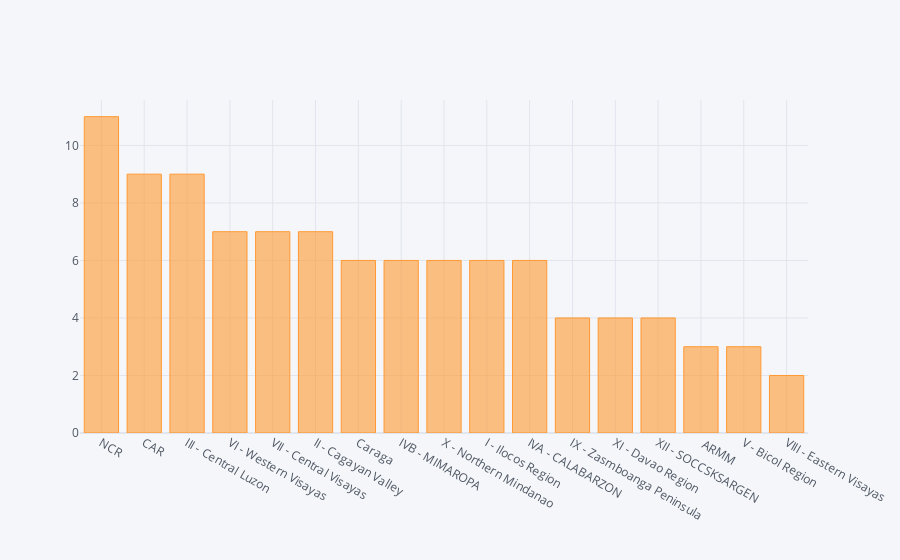

Write notebook code for a chart like this one.
### Markdown cell above
A maior parte das pessoas amostradas são provenientes da região de Calabarzon, maior região das Filipinas, região de base agrícola.

### Code cell
var_categ['Region'].value_counts().iplot(kind='bar')

### Figure 1 — Plotly figure (JSON) as saved in the notebook; plotly's stock layout.template omitted (floating-point values rounded to 4 significant figures)
{"data": [{"marker": {"color": "rgba(255, 153, 51, 0.6)", "line": {"color": "rgba(255, 153, 51, 1.0)", "width": 1}}, "name": "Region", "orientation": "v", "text": "", "type": "bar", "x": ["NCR", "CAR", "III - Central Luzon", "VI - Western Visayas", "VII - Central Visayas", "II - Cagayan Valley", "Caraga", "IVB - MIMAROPA", "X - Northern Mindanao", "I - Ilocos Region", "IVA - CALABARZON", "IX - Zasmboanga Peninsula", "XI - Davao Region", "XII - SOCCSKSARGEN", " ARMM", "V - Bicol Region", "VIII - Eastern Visayas"], "y": [11, 9, 9, 7, 7, 7, 6, 6, 6, 6, 6, 4, 4, 4, 3, 3, 2]}], "layout": {"legend": {"bgcolor": "#F5F6F9", "font": {"color": "#4D5663"}}, "paper_bgcolor": "#F5F6F9", "plot_bgcolor": "#F5F6F9", "title": {"font": {"color": "#4D5663"}}, "xaxis": {"gridcolor": "#E1E5ED", "showgrid": true, "tickfont": {"color": "#4D5663"}, "title": {"font": {"color": "#4D5663"}, "text": ""}, "zerolinecolor": "#E1E5ED"}, "yaxis": {"gridcolor": "#E1E5ED", "showgrid": true, "tickfont": {"color": "#4D5663"}, "title": {"font": {"color": "#4D5663"}, "text": ""}, "zerolinecolor": "#E1E5ED"}}}
